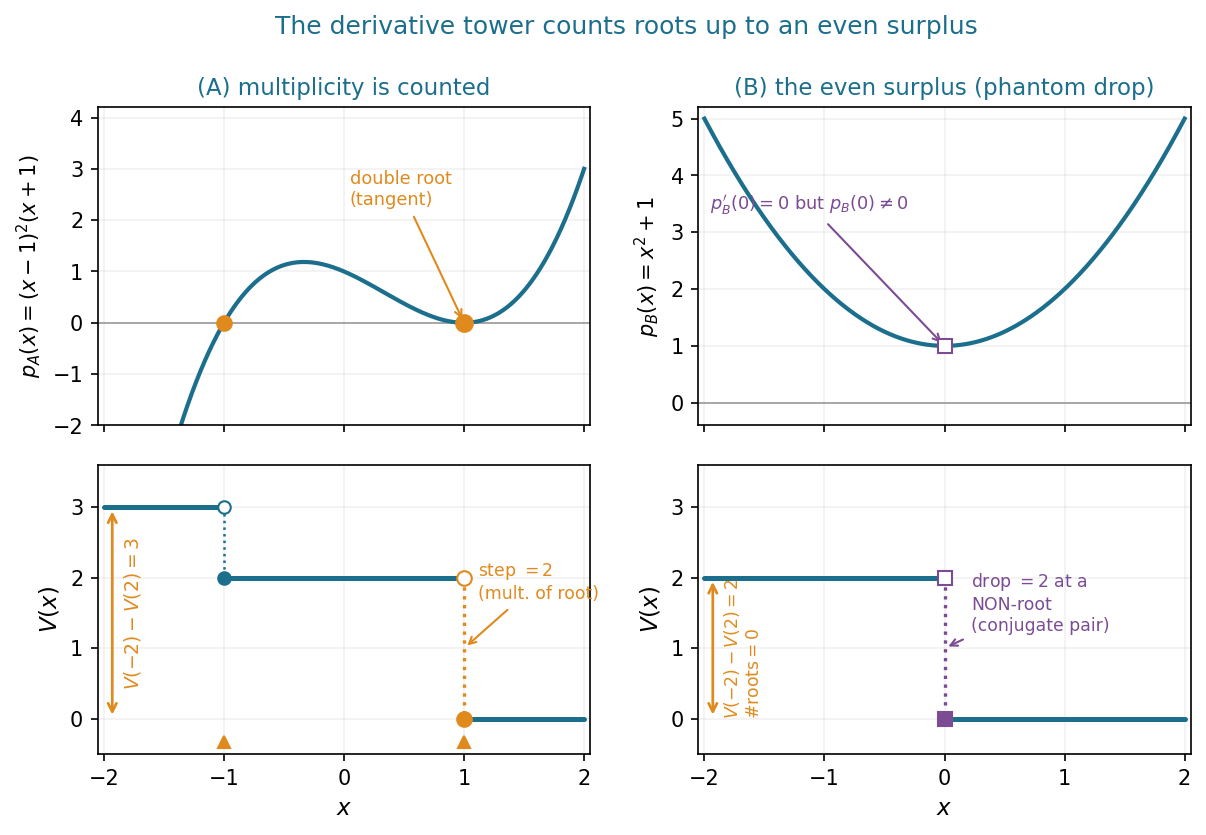

This figure's Python source:
#!/usr/bin/env python3
"""
Figure for "Counting with the Derivative Tower" (Budan-Fourier in Lean 4).

Two examples, two stacked panels each, contrasting the two clauses of the theorem:

  (A)  p_A(x) = (x-1)^2 (x+1):  the Fourier sign-variation count V(x) drops by
       exactly the ROOT MULTIPLICITY -- a step of 2 at the double root x=1, a
       step of 1 at the simple root x=-1.  On (-2,2] the drop V(-2)-V(2)=3
       equals the root count WITH multiplicity (the inequality is sharp).

  (B)  p_B(x) = x^2 + 1:  no real root, yet V drops by 2 at x=0 -- a critical
       point of the tower (p'=2x vanishes) that is NOT a root of p.  Here
       #roots(-2,2]=0 < V(-2)-V(2)=2, and the surplus is EVEN: the signature of
       a conjugate pair.  This is exactly the `fourierVar_drop_at_critical_point`
       case with a nonzero even witness e.

Every plotted sign and count is asserted in EXACT rational/symbolic arithmetic
(sympy) before anything is drawn.  Run: python budan_fig1_tower.py
"""
import numpy as np
import sympy as sp
import matplotlib
matplotlib.use("Agg")
import matplotlib.pyplot as plt

TEAL = "#1B6F8C"
AMBER = "#E08A1E"
PLUM = "#7B4B94"
BAND = "#DCE7EB"

x = sp.symbols("x")


def tower(p):
    """The derivative tower p, p', p'', ..., p^(deg p) (exact)."""
    P = sp.Poly(p, x)
    seq = [P.as_expr()]
    cur = P.as_expr()
    for _ in range(P.degree()):
        cur = sp.diff(cur, x)
        seq.append(cur)
    return seq


def V(seq, t):
    """exact Fourier sign-variation count of the tower at t."""
    signs = [sp.sign(e.subs(x, sp.nsimplify(t))) for e in seq]
    signs = [s for s in signs if s != 0]
    return sum(1 for i in range(len(signs) - 1) if signs[i] != signs[i + 1])


def sgn(e, t):
    v = sp.nsimplify(e.subs(x, t))
    return "+" if v > 0 else ("-" if v < 0 else "0")


# ============================================================================
# Example A: a double root -- multiplicity is counted exactly
# ============================================================================
pA = sp.expand((x - 1) ** 2 * (x + 1))
tA = tower(pA)
assert tA == [x**3 - x**2 - x + 1, 3 * x**2 - 2 * x - 1, 6 * x - 2, sp.Integer(6)], tA

# exact staircase: V = 3 on (-2,-1), 2 on (-1,1), 0 on (1,2)
assert V(tA, -2) == 3 and V(tA, sp.Rational(-3, 2)) == 3
assert V(tA, -1) == 2 and V(tA, 0) == 2 and V(tA, sp.Rational(1, 2)) == 2
assert V(tA, 1) == 0 and V(tA, sp.Rational(3, 2)) == 0 and V(tA, 2) == 0
# the headline: drop = root count WITH multiplicity (1 at x=-1, 2 at x=1)
assert V(tA, -2) - V(tA, 2) == 3, "A: drop on (-2,2] must be 3 (= 1 + 2 with mult)"
# the step AT the double root is 2 (left limit 2, value 0)
assert V(tA, sp.Rational(1, 2)) - V(tA, 1) == 2, "A: step at double root must be 2"
assert V(tA, sp.Rational(-3, 2)) - V(tA, -1) == 1, "A: step at simple root must be 1"

# ============================================================================
# Example B: a conjugate pair -- the even surplus (phantom drop)
# ============================================================================
pB = x**2 + 1
tB = tower(pB)
assert tB == [x**2 + 1, 2 * x, sp.Integer(2)], tB

assert V(tB, -2) == 2 and V(tB, -1) == 2
assert V(tB, 0) == 0 and V(tB, 1) == 0 and V(tB, 2) == 0
# #roots(-2,2] = 0  <  V(-2)-V(2) = 2,  surplus even
assert V(tB, -2) - V(tB, 2) == 2, "B: drop must be 2"
# the drop sits at x=0, a critical point that is NOT a root of pB
assert pB.subs(x, 0) != 0 and sp.diff(pB, x).subs(x, 0) == 0

# ============================================================================
# exact sign tables printed for the paper (tab:signsA, tab:signsB)
# ============================================================================
rowsA = [
    ("-2", sp.Integer(-2)), ("-3/2", sp.Rational(-3, 2)), ("-1", sp.Integer(-1)),
    ("0", sp.Integer(0)), ("1/2", sp.Rational(1, 2)), ("1", sp.Integer(1)),
    ("2", sp.Integer(2)),
]
print("== Example A: pA =", pA, " tower =", tA)
for name, t in rowsA:
    print("   x=%-5s  signs=%s  V=%d" % (name, [sgn(e, t) for e in tA], V(tA, t)))
print("   V(-2)-V(2) = %d  (= 3 roots with multiplicity)" % (V(tA, -2) - V(tA, 2)))

rowsB = [("-2", sp.Integer(-2)), ("-1", sp.Integer(-1)), ("0", sp.Integer(0)),
         ("1", sp.Integer(1)), ("2", sp.Integer(2))]
print("== Example B: pB =", pB, " tower =", tB)
for name, t in rowsB:
    print("   x=%-5s  signs=%s  V=%d" % (name, [sgn(e, t) for e in tB], V(tB, t)))
print("   V(-2)-V(2) = %d  but #roots = 0  ->  even surplus 2" % (V(tB, -2) - V(tB, 2)))
print("all sign tables verified in exact arithmetic")

# ============================================================================
# draw: 2 columns (A, B), 2 rows (polynomial / V staircase)
# ============================================================================
fig, axes = plt.subplots(
    2, 2, figsize=(9.4, 5.6), sharex="col",
    gridspec_kw={"height_ratios": [1.1, 1.0], "hspace": 0.13, "wspace": 0.22})
(axpA, axpB), (axvA, axvB) = axes

xs = np.linspace(-2, 2, 800)
fA = sp.lambdify(x, pA, "numpy")
fB = sp.lambdify(x, pB, "numpy")

# ---- Panel A-top: the polynomial with a double root ----
axpA.axhline(0, color="0.6", lw=0.8)
axpA.plot(xs, fA(xs), color=TEAL, lw=2.0)
axpA.plot([-1.0], [0], "o", color=AMBER, ms=7, zorder=5)
axpA.plot([1.0], [0], "o", color=AMBER, ms=8, zorder=5)
axpA.annotate("double root\n(tangent)", xy=(1, 0), xytext=(0.05, 2.3),
              color=AMBER, fontsize=8.5, ha="left",
              arrowprops=dict(arrowstyle="->", color=AMBER, lw=1.0))
axpA.set_ylabel(r"$p_A(x)=(x-1)^2(x+1)$", fontsize=10)
axpA.set_ylim(-2.0, 4.2)
axpA.set_title(r"(A) multiplicity is counted", fontsize=11, color=TEAL)
axpA.grid(alpha=0.18)

# ---- Panel A-bottom: V staircase 3 -> 2 -> 0 ----
for x0, x1, h in [(-2, -1, 3), (-1, 1, 2), (1, 2, 0)]:
    axvA.plot([x0, x1], [h, h], color=TEAL, lw=2.4, solid_capstyle="round")
# step at simple root x=-1 (drop 1)
axvA.plot([-1, -1], [3, 2], color=TEAL, ls=":", lw=1.2)
axvA.plot([-1], [3], "o", mfc="white", mec=TEAL, ms=6, zorder=5)
axvA.plot([-1], [2], "o", color=TEAL, ms=6, zorder=5)
# step at double root x=1 (drop 2)
axvA.plot([1, 1], [2, 0], color=AMBER, ls=":", lw=1.6)
axvA.plot([1], [2], "o", mfc="white", mec=AMBER, ms=7, zorder=5)
axvA.plot([1], [0], "o", color=AMBER, ms=7, zorder=5)
axvA.annotate("step $=2$\n(mult. of root)", xy=(1, 1), xytext=(1.12, 1.7),
              color=AMBER, fontsize=8.3, ha="left",
              arrowprops=dict(arrowstyle="->", color=AMBER, lw=1.0))
axvA.annotate("", xy=(-1.93, 3), xytext=(-1.93, 0),
              arrowprops=dict(arrowstyle="<->", color=AMBER, lw=1.3))
axvA.text(-1.85, 1.5, r"$V(-2)-V(2)=3$", color=AMBER, fontsize=9, rotation=90, va="center")
for r in (-1.0, 1.0):
    axvA.plot([r], [-0.33], "^", color=AMBER, ms=6, clip_on=False)
axvA.set_ylabel(r"$V(x)$", fontsize=11)
axvA.set_xlabel(r"$x$", fontsize=11)
axvA.set_ylim(-0.5, 3.6)
axvA.set_yticks([0, 1, 2, 3])
axvA.set_xlim(-2.05, 2.05)
axvA.grid(alpha=0.18)

# ---- Panel B-top: a polynomial with NO real root ----
axpB.axhline(0, color="0.6", lw=0.8)
axpB.plot(xs, fB(xs), color=TEAL, lw=2.0)
axpB.plot([0.0], [1.0], "s", mfc="white", mec=PLUM, ms=7, zorder=5)
axpB.annotate(r"$p_B'(0)=0$ but $p_B(0)\neq0$", xy=(0, 1.0), xytext=(-1.95, 3.4),
              color=PLUM, fontsize=8.5, ha="left",
              arrowprops=dict(arrowstyle="->", color=PLUM, lw=1.0))
axpB.set_ylabel(r"$p_B(x)=x^2+1$", fontsize=10)
axpB.set_ylim(-0.4, 5.2)
axpB.set_title(r"(B) the even surplus (phantom drop)", fontsize=11, color=TEAL)
axpB.grid(alpha=0.18)

# ---- Panel B-bottom: V staircase 2 -> 0 at x=0 (no root) ----
for x0, x1, h in [(-2, 0, 2), (0, 2, 0)]:
    axvB.plot([x0, x1], [h, h], color=TEAL, lw=2.4, solid_capstyle="round")
axvB.plot([0, 0], [2, 0], color=PLUM, ls=":", lw=1.6)
axvB.plot([0], [2], "s", mfc="white", mec=PLUM, ms=7, zorder=5)
axvB.plot([0], [0], "s", color=PLUM, ms=7, zorder=5)
axvB.annotate("drop $=2$ at a\nNON-root\n(conjugate pair)", xy=(0, 1), xytext=(0.22, 1.25),
              color=PLUM, fontsize=8.3, ha="left",
              arrowprops=dict(arrowstyle="->", color=PLUM, lw=1.0))
axvB.annotate("", xy=(-1.93, 2), xytext=(-1.93, 0),
              arrowprops=dict(arrowstyle="<->", color=AMBER, lw=1.3))
axvB.text(-1.85, 1.0, r"$V(-2)-V(2)=2$" "\n" r"$\#\mathrm{roots}=0$", color=AMBER,
          fontsize=8.3, rotation=90, va="center")
axvB.set_ylabel(r"$V(x)$", fontsize=11)
axvB.set_xlabel(r"$x$", fontsize=11)
axvB.set_ylim(-0.5, 3.6)
axvB.set_yticks([0, 1, 2, 3])
axvB.set_xlim(-2.05, 2.05)
axvB.grid(alpha=0.18)

fig.suptitle("The derivative tower counts roots up to an even surplus",
             fontsize=12, color=TEAL, y=0.99)
fig.savefig("budan_fig1_tower.pdf", bbox_inches="tight")
fig.savefig("budan_fig1_tower.png", dpi=150, bbox_inches="tight")
print("wrote budan_fig1_tower.{pdf,png}")
